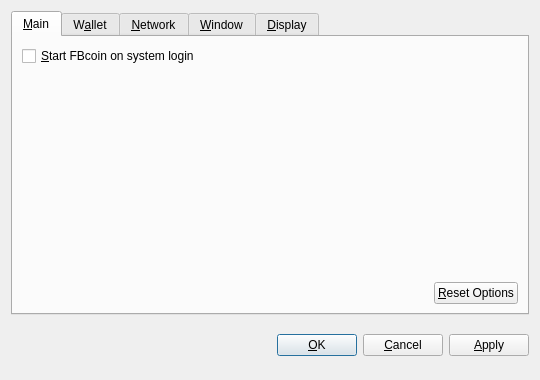
<?xml version="1.0" encoding="UTF-8"?>
<ui version="4.0">
 <class>OptionsDialog</class>
 <widget class="QDialog" name="OptionsDialog">
  <property name="geometry">
   <rect>
    <x>0</x>
    <y>0</y>
    <width>540</width>
    <height>380</height>
   </rect>
  </property>
  <property name="windowTitle">
   <string>Options</string>
  </property>
  <property name="modal">
   <bool>true</bool>
  </property>
  <layout class="QVBoxLayout" name="verticalLayout">
   <item>
    <widget class="QTabWidget" name="tabWidget">
     <property name="tabPosition">
      <enum>QTabWidget::North</enum>
     </property>
     <property name="currentIndex">
      <number>0</number>
     </property>
     <widget class="QWidget" name="tabMain">
      <attribute name="title">
       <string>&amp;Main</string>
      </attribute>
      <layout class="QVBoxLayout" name="verticalLayout_Main">
       <item>
        <widget class="QCheckBox" name="bitcoinAtStartup">
         <property name="toolTip">
          <string>Automatically start FBcoin after logging in to the system.</string>
         </property>
         <property name="text">
          <string>&amp;Start FBcoin on system login</string>
         </property>
        </widget>
       </item>
       <item>
        <spacer name="verticalSpacer_Main">
         <property name="orientation">
          <enum>Qt::Vertical</enum>
         </property>
         <property name="sizeHint" stdset="0">
          <size>
           <width>20</width>
           <height>40</height>
          </size>
         </property>
        </spacer>
       </item>
       <item>
        <layout class="QHBoxLayout" name="horizontalLayout_2_Main">
         <item>
          <spacer name="horizontalSpacer_2_Main">
           <property name="orientation">
            <enum>Qt::Horizontal</enum>
           </property>
           <property name="sizeHint" stdset="0">
            <size>
             <width>40</width>
             <height>20</height>
            </size>
           </property>
          </spacer>
         </item>
         <item>
          <widget class="QPushButton" name="resetButton">
           <property name="toolTip">
            <string>Reset all client options to default.</string>
           </property>
           <property name="text">
            <string>&amp;Reset Options</string>
           </property>
           <property name="autoDefault">
            <bool>false</bool>
           </property>
          </widget>
         </item>
        </layout>
       </item>
      </layout>
     </widget>
     <widget class="QWidget" name="tabWallet">
      <attribute name="title">
       <string>W&amp;allet</string>
      </attribute>
      <layout class="QVBoxLayout" name="verticalLayout_Network">
       <item>
        <widget class="QLabel" name="transactionFeeInfoLabel">
         <property name="text">
          <string>Optional transaction fee per kB that helps make sure your transactions are processed quickly. Most transactions are 1 kB.</string>
         </property>
         <property name="textFormat">
          <enum>Qt::PlainText</enum>
         </property>
         <property name="wordWrap">
          <bool>true</bool>
         </property>
        </widget>
       </item>
       <item>
        <layout class="QHBoxLayout" name="horizontalLayout_1_Main">
         <item>
          <widget class="QLabel" name="transactionFeeLabel">
           <property name="text">
            <string>Pay transaction &amp;fee</string>
           </property>
           <property name="textFormat">
            <enum>Qt::PlainText</enum>
           </property>
           <property name="buddy">
            <cstring>transactionFee</cstring>
           </property>
          </widget>
         </item>
         <item>
          <widget class="BitcoinAmountField" name="transactionFee"/>
         </item>
         <item>
          <spacer name="horizontalSpacer_1_Main">
           <property name="orientation">
            <enum>Qt::Horizontal</enum>
           </property>
           <property name="sizeHint" stdset="0">
            <size>
             <width>40</width>
             <height>20</height>
            </size>
           </property>
          </spacer>
         </item>
        </layout>
       </item>
       <item>
        <widget class="QLabel" name="label">
         <property name="text">
          <string>If you disable the spending of unconfirmed change, the change from a transaction cannot be used until that transaction has at least one confirmation. This also affects how your balance is computed.</string>
         </property>
         <property name="wordWrap">
          <bool>true</bool>
         </property>
        </widget>
       </item>
       <item>
        <widget class="QCheckBox" name="spendZeroConfChange">
         <property name="text">
          <string>Spend unconfirmed change  (experts only)</string>
         </property>
        </widget>
       </item>
       <item>
        <spacer name="verticalSpacer">
         <property name="orientation">
          <enum>Qt::Vertical</enum>
         </property>
         <property name="sizeHint" stdset="0">
          <size>
           <width>20</width>
           <height>40</height>
          </size>
         </property>
        </spacer>
       </item>
      </layout>
     </widget>
     <widget class="QWidget" name="tabNetwork">
      <attribute name="title">
       <string>&amp;Network</string>
      </attribute>
      <layout class="QVBoxLayout" name="verticalLayout_Network">
       <item>
        <widget class="QCheckBox" name="mapPortUpnp">
         <property name="toolTip">
          <string>Automatically open the FBcoin client port on the router. This only works when your router supports UPnP and it is enabled.</string>
         </property>
         <property name="text">
          <string>Map port using &amp;UPnP</string>
         </property>
        </widget>
       </item>
       <item>
        <widget class="QCheckBox" name="connectSocks">
         <property name="toolTip">
          <string>Connect to the FBcoin network through a SOCKS proxy (e.g. when connecting through Tor).</string>
         </property>
         <property name="text">
          <string>&amp;Connect through SOCKS proxy:</string>
         </property>
        </widget>
       </item>
       <item>
        <layout class="QHBoxLayout" name="horizontalLayout_Network">
         <item>
          <widget class="QLabel" name="proxyIpLabel">
           <property name="text">
            <string>Proxy &amp;IP:</string>
           </property>
           <property name="textFormat">
            <enum>Qt::PlainText</enum>
           </property>
           <property name="buddy">
            <cstring>proxyIp</cstring>
           </property>
          </widget>
         </item>
         <item>
          <widget class="QValidatedLineEdit" name="proxyIp">
           <property name="maximumSize">
            <size>
             <width>140</width>
             <height>16777215</height>
            </size>
           </property>
           <property name="toolTip">
            <string>IP address of the proxy (e.g. 127.0.0.1)</string>
           </property>
          </widget>
         </item>
         <item>
          <widget class="QLabel" name="proxyPortLabel">
           <property name="text">
            <string>&amp;Port:</string>
           </property>
           <property name="textFormat">
            <enum>Qt::PlainText</enum>
           </property>
           <property name="buddy">
            <cstring>proxyPort</cstring>
           </property>
          </widget>
         </item>
         <item>
          <widget class="QLineEdit" name="proxyPort">
           <property name="maximumSize">
            <size>
             <width>55</width>
             <height>16777215</height>
            </size>
           </property>
           <property name="toolTip">
            <string>Port of the proxy (e.g. 9050)</string>
           </property>
          </widget>
         </item>
         <item>
          <widget class="QLabel" name="socksVersionLabel">
           <property name="text">
            <string>SOCKS &amp;Version:</string>
           </property>
           <property name="textFormat">
            <enum>Qt::PlainText</enum>
           </property>
           <property name="buddy">
            <cstring>socksVersion</cstring>
           </property>
          </widget>
         </item>
         <item>
          <widget class="QValueComboBox" name="socksVersion">
           <property name="toolTip">
            <string>SOCKS version of the proxy (e.g. 5)</string>
           </property>
          </widget>
         </item>
         <item>
          <spacer name="horizontalSpacer_Network">
           <property name="orientation">
            <enum>Qt::Horizontal</enum>
           </property>
           <property name="sizeHint" stdset="0">
            <size>
             <width>40</width>
             <height>20</height>
            </size>
           </property>
          </spacer>
         </item>
        </layout>
       </item>
       <item>
        <spacer name="verticalSpacer_Network">
         <property name="orientation">
          <enum>Qt::Vertical</enum>
         </property>
         <property name="sizeHint" stdset="0">
          <size>
           <width>20</width>
           <height>40</height>
          </size>
         </property>
        </spacer>
       </item>
      </layout>
     </widget>
     <widget class="QWidget" name="tabWindow">
      <attribute name="title">
       <string>&amp;Window</string>
      </attribute>
      <layout class="QVBoxLayout" name="verticalLayout_Window">
       <item>
        <widget class="QCheckBox" name="minimizeToTray">
         <property name="toolTip">
          <string>Show only a tray icon after minimizing the window.</string>
         </property>
         <property name="text">
          <string>&amp;Minimize to the tray instead of the taskbar</string>
         </property>
        </widget>
       </item>
       <item>
        <widget class="QCheckBox" name="minimizeOnClose">
         <property name="toolTip">
          <string>Minimize instead of exit the application when the window is closed. When this option is enabled, the application will be closed only after selecting Quit in the menu.</string>
         </property>
         <property name="text">
          <string>M&amp;inimize on close</string>
         </property>
        </widget>
       </item>
       <item>
        <spacer name="verticalSpacer_Window">
         <property name="orientation">
          <enum>Qt::Vertical</enum>
         </property>
         <property name="sizeHint" stdset="0">
          <size>
           <width>20</width>
           <height>40</height>
          </size>
         </property>
        </spacer>
       </item>
      </layout>
     </widget>
     <widget class="QWidget" name="tabDisplay">
      <attribute name="title">
       <string>&amp;Display</string>
      </attribute>
      <layout class="QVBoxLayout" name="verticalLayout_Display">
       <item>
        <layout class="QHBoxLayout" name="horizontalLayout_1_Display">
         <item>
          <widget class="QLabel" name="langLabel">
           <property name="text">
            <string>User Interface &amp;language:</string>
           </property>
           <property name="textFormat">
            <enum>Qt::PlainText</enum>
           </property>
           <property name="buddy">
            <cstring>lang</cstring>
           </property>
          </widget>
         </item>
         <item>
          <widget class="QValueComboBox" name="lang">
           <property name="toolTip">
            <string>The user interface language can be set here. This setting will take effect after restarting FBcoin.</string>
           </property>
          </widget>
         </item>
        </layout>
       </item>
       <item>
        <layout class="QHBoxLayout" name="horizontalLayout_2_Display">
         <item>
          <widget class="QLabel" name="unitLabel">
           <property name="text">
            <string>&amp;Unit to show amounts in:</string>
           </property>
           <property name="textFormat">
            <enum>Qt::PlainText</enum>
           </property>
           <property name="buddy">
            <cstring>unit</cstring>
           </property>
          </widget>
         </item>
         <item>
          <widget class="QValueComboBox" name="unit">
           <property name="toolTip">
            <string>Choose the default subdivision unit to show in the interface and when sending coins.</string>
           </property>
          </widget>
         </item>
        </layout>
       </item>
       <item>
        <widget class="QCheckBox" name="displayAddresses">
         <property name="toolTip">
          <string>Whether to show FBcoin addresses in the transaction list or not.</string>
         </property>
         <property name="text">
          <string>&amp;Display addresses in transaction list</string>
         </property>
        </widget>
       </item>
       <item>
        <widget class="QCheckBox" name="coinControlFeatures">
         <property name="toolTip">
          <string>Whether to show coin control features or not.</string>
         </property>
         <property name="text">
          <string>Display coin &amp;control features (experts only!)</string>
         </property>
        </widget>
       </item>
       <item>
        <spacer name="verticalSpacer_Display">
         <property name="orientation">
          <enum>Qt::Vertical</enum>
         </property>
         <property name="sizeHint" stdset="0">
          <size>
           <width>20</width>
           <height>40</height>
          </size>
         </property>
        </spacer>
       </item>
      </layout>
     </widget>
    </widget>
   </item>
   <item>
    <layout class="QHBoxLayout" name="horizontalLayout_Buttons">
     <item>
      <spacer name="horizontalSpacer_1">
       <property name="orientation">
        <enum>Qt::Horizontal</enum>
       </property>
       <property name="sizeHint" stdset="0">
        <size>
         <width>40</width>
         <height>48</height>
        </size>
       </property>
      </spacer>
     </item>
     <item>
      <widget class="QLabel" name="statusLabel">
       <property name="font">
        <font>
         <weight>75</weight>
         <bold>true</bold>
        </font>
       </property>
       <property name="text">
        <string/>
       </property>
       <property name="textFormat">
        <enum>Qt::PlainText</enum>
       </property>
       <property name="wordWrap">
        <bool>true</bool>
       </property>
      </widget>
     </item>
     <item>
      <spacer name="horizontalSpacer_2">
       <property name="orientation">
        <enum>Qt::Horizontal</enum>
       </property>
       <property name="sizeHint" stdset="0">
        <size>
         <width>40</width>
         <height>48</height>
        </size>
       </property>
      </spacer>
     </item>
     <item>
      <widget class="QPushButton" name="okButton">
       <property name="text">
        <string>&amp;OK</string>
       </property>
      </widget>
     </item>
     <item>
      <widget class="QPushButton" name="cancelButton">
       <property name="text">
        <string>&amp;Cancel</string>
       </property>
       <property name="autoDefault">
        <bool>false</bool>
       </property>
      </widget>
     </item>
     <item>
      <widget class="QPushButton" name="applyButton">
       <property name="text">
        <string>&amp;Apply</string>
       </property>
       <property name="autoDefault">
        <bool>false</bool>
       </property>
      </widget>
     </item>
    </layout>
   </item>
  </layout>
 </widget>
 <customwidgets>
  <customwidget>
   <class>BitcoinAmountField</class>
   <extends>QSpinBox</extends>
   <header>bitcoinamountfield.h</header>
  </customwidget>
  <customwidget>
   <class>QValueComboBox</class>
   <extends>QComboBox</extends>
   <header>qvaluecombobox.h</header>
  </customwidget>
  <customwidget>
   <class>QValidatedLineEdit</class>
   <extends>QLineEdit</extends>
   <header>qvalidatedlineedit.h</header>
  </customwidget>
 </customwidgets>
 <resources/>
 <connections/>
</ui>
